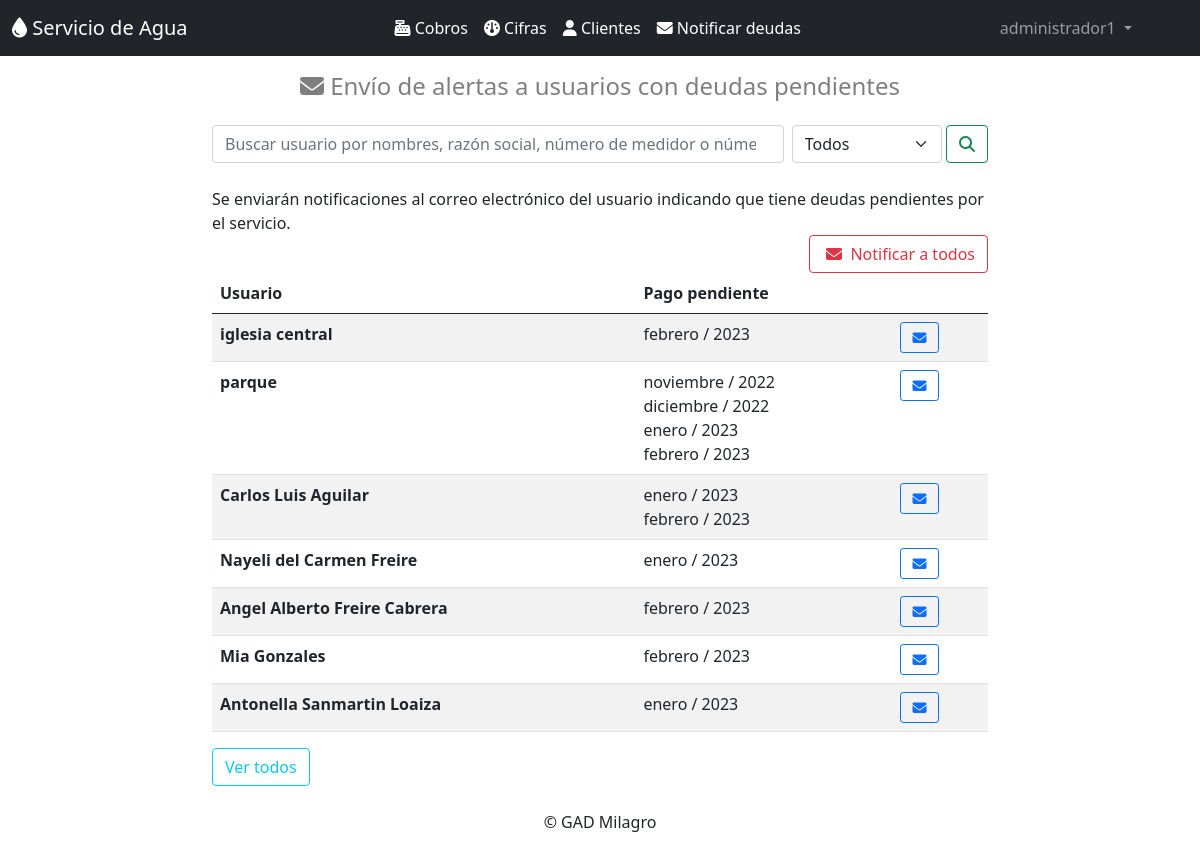
Page /notificaciones/ (signed in) on the committed database.
### clientes/models.py (models this page shows, shortened)
class Cliente(models.Model):
    nombres=models.CharField(max_length=50)
    apellidos=models.CharField(max_length=30,null=True, blank=True)
    detalle=models.CharField(max_length=30,null=True, blank=True)
    medidor=models.CharField(max_length=10, unique=True)
    cedula=models.CharField(max_length=15)
    email=models.EmailField()
    direccion=models.CharField(max_length=50,null=True, blank=True)
    celular=models.CharField(max_length=10,null=True, blank=True)
    deuda=models.CharField(max_length=1, choices=deuda, default='n',null=True, blank=True)
    ultima_cifra=models.CharField(max_length=30,default='null',null=True, blank=True)
    class Meta:
        db_table = 'cliente'
        verbose_name = 'Cliente'
        verbose_name_plural = 'clientes'
        ordering = ['apellidos']

### cifras/models.py (models this page shows, shortened)
class Cifras(models.Model):
    id_usuario=models.ForeignKey(Cliente, null=True, on_delete=models.CASCADE)
    mes=models.CharField(max_length=10)
    anio=models.CharField(max_length=4)
    cifra=models.IntegerField()
    id_valores=models.CharField(max_length=10)
    estado=models.CharField(max_length=1, choices=pagado, default='n')
    class Meta:
        db_table = 'cifra'
        verbose_name = 'Cifra'
        verbose_name_plural = 'cifras'
        ordering = ['id']

### notificaciones/views.py (the view)
# urls.py: path('notificaciones/',notificaciones),
def notificaciones(request,):
    busqueda = request.GET.get("buscar")
    filtro = request.GET.get("filtro")
    date = datetime.date.today()
    año = date.strftime("%Y")
    mes = date.strftime("%B")
    fecha = mes+año
    try:
        notificacion = Notificaciones.objects.all()
        clientes = Cliente.objects.filter(
                Q(deuda__icontains = 's')
            ).distinct()
    except:
        raise Http404
    try:
        if (str(filtro)=='1' or str(filtro)=='2') and busqueda:
            if str(filtro) == '1':
                clientes = Cliente.objects.filter(deuda = 's').filter(detalle = fecha).filter(
                    Q(nombres__icontains = busqueda) |
                    Q(apellidos__icontains = busqueda)|
                    Q(medidor__icontains = busqueda) |
                    Q(cedula__icontains = busqueda)
                ).distinct()
                messages.success(request, "Los resultados para la busqueda '"+busqueda+"' y el filtro 'Notificados' son:")
            if str(filtro) == '2':
                clientes = Cliente.objects.filter(deuda = 's').exclude(detalle__icontains = fecha).filter(
                        Q(nombres__icontains = busqueda) |
                        Q(apellidos__icontains = busqueda)|
                        Q(medidor__icontains = busqueda) |
                        Q(cedula__icontains = busqueda)
                    ).distinct()
                messages.success(request, "Los resultados para la busqueda '"+busqueda+"' y el filtro 'Sin notificar' son:")
        else:
            if filtro:
                if str(filtro) == '1':
                    clientes = Cliente.objects.filter(deuda = 's').filter(detalle = fecha).distinct()
                    messages.success(request, "Los usuarios que se han notificado son:")
                if str(filtro) == '2':
                    clientes = Cliente.objects.filter(deuda = 's').exclude(detalle__icontains = fecha).distinct()
                    messages.success(request, "Los usuarios por notificar son:")
            if busqueda:
                messages.success(request, " Los resultados encontrados para la busqueda '"+busqueda+"' son:")
                clientes = Cliente.objects.filter(deuda = 's').filter(
                    Q(nombres__icontains = busqueda) |
                    Q(apellidos__icontains = busqueda)|
                    Q(medidor__icontains = busqueda) |
                    Q(cedula__icontains = busqueda)
                ).distinct()
    except Cliente.DoesNotExist:
        raise Http404
    try:
        cifras = Cifras.objects.filter(
                Q(estado__icontains = 'n')
            ).distinct()
        notificart = ''
    except Cifras.DoesNotExist:
        raise Http404
    for c in clientes:#para desabilitar el boton enviar
        if c.detalle != fecha:
            notificart = notificart+str(c.detalle)
    return render(request, "notificaciones.html", {"clientes":clientes,"cifras":cifras, "fecha":fecha,"notificacion":notificacion,"notificart":notificart})

### templates/notificaciones.html (shortened to what this page needs)
{% extends "home.html" %}
{% block content %}
{% load i18n %}
    <div class="container mb-1 " style="max-width: 800px;">
        <h4 class="text-black-50 text-center py-3"><i class="fa-solid fa-envelope"></i> Envío de alertas a usuarios con deudas pendientes </h4>
    </div>
    <div class="container " style="max-width: 800px;">
        <form class="d-flex" method="GET">
            <input class="form-control me-2" type="search" placeholder="Buscar usuario por nombres, razón social, número de medidor o número de cédula" aria-label="Search" name="buscar" value="">
            <select name="filtro" style="max-width: 150px;" class="form-select" aria-label="Default select example">
                <option selected>Todos</option>
            </select>&nbsp;
            <button class="btn btn-outline-success" type="submit"><i class="fa-solid fa-magnifying-glass"></i></button>
        </form>
    </div>
    <div class="container py-4" style="max-width: 800px;">
        <div style="float:left">Se enviarán notificaciones al correo electrónico del usuario indicando que tiene deudas pendientes por el servicio.</div>
        {% if notificart == "" %}
            <div style="float:right"><button type="button" class="btn btn-outline-success" disabled>&nbsp;<i class="fa-solid fa-envelope-circle-check"></i>&nbsp; Notificaciones Enviadas</button></div>
        {% else %}
            <div style="float:right"><a class="btn btn-outline-danger" href="/notificartodos/">&nbsp;<i class="fa-solid fa-envelope"></i>&nbsp; Notificar a todos</a></div> <br>
        {% endif %}
        <table class="table table-responsive table-striped">
            <thead>
                <tr>
                    <th>Usuario</th>
                    <th>Pago pendiente</th>
                    <th></th>
                </tr>
            </thead>
            <tbody>
                {% for cliente in clientes %}
                <tr>
                  <th scope="row">{{ cliente.nombres }}{% if cliente.apellidos == None %}  {% else %} {{ cliente.apellidos }} {% endif %}</th>
                    <td>
                        {% for c in cifras %}
                            {% if cliente == c.id_usuario %}
                                {% filter slugify %}{% trans c.mes %}{% endfilter %} / {{ c.anio }}<br>
                            {% endif %}
                        {% endfor %}
                    </td>
                    <td>
                        {% if cliente.detalle == fecha %}
                            <button type="button" class="btn-sm btn-outline-success" disabled><i class="fa-solid fa-envelope-circle-check"></i></button>
                        {% else %}
                            <a class="btn btn-sm btn-outline-primary" href="/notificarusuario/{{cliente.id}}">&nbsp;<i class="fa-solid fa-envelope"></i>&nbsp;</a>
                        {% endif %}
                    </td>
                </tr>
                {% endfor %}
                </tbody>
        </table>
        <a class="btn btn-outline-info" href="/notificaciones">Ver todos</a> &nbsp;&nbsp;
    </div>
{% endblock %}

### templates/home.html (shortened to what this page needs)
<!doctype html>
<html lang="es">
    <head>
        <link href="https://cdn.jsdelivr.net/npm/bootstrap@5.0.2/dist/css/bootstrap.min.css" rel="stylesheet">
        <link href="https://cdnjs.cloudflare.com/ajax/libs/font-awesome/6.2.1/css/all.min.css" rel="stylesheet">
        {% load static %}
    </head>
    <body >
        {% if user.is_authenticated %}
            <nav class="navbar navbar-expand-lg navbar-dark bg-dark " >
                <div class="container-fluid">
                        <a class="navbar-brand" href="/">
                            <i class="fa-sharp fa-solid fa-droplet"></i> Servicio de Agua</a>
                    <div class="collapse navbar-collapse" id="navbarSupportedContent">
                        <ul class="navbar-nav ms-auto mb-2 mb-lg-0">
                            <li class="nav-item">
                                <a class="nav-item nav-link active" href="/cobros"><i class="fa-solid fa-cash-register"></i> Cobros</a>
                            </li>
                            <li class="nav-item ">
                                <a class="nav-item nav-link active" href="/cifras"><i class="fa-solid fa-gauge"></i> Cifras</a>
                            </li>
                            <li class="nav-item">
                                <a class="nav-item nav-link active" href="/clientes"><i class="fa-solid fa-user"></i> Clientes</a>
                            </li>
                            <li class="nav-item dropdown">
                                <a class="nav-item nav-link active" href="/notificaciones"><i class="fa-solid fa-envelope"></i> Notificar deudas</a>
                            </li>
                        </ul>
                        <ul class="navbar-nav ms-auto   mb-2 mb-lg-0">
                            <li class="nav-item dropdown">
                                <a class="nav-link dropdown-toggle" href="#" id="navbarDarkDropdownMenuLink" role="button" data-bs-toggle="dropdown" aria-expanded="false">
                                    {{ user }}
                                </a>
                            </li>
                        </ul>
                    </div>
                </div>
            </nav>
            {% block content %}{% endblock %}
        {% else %}
                            {% load static %}
        {% endif %}
        <p class="text-center">© GAD Milagro</p>
  </body>
</html>

### rows in the picture
Cliente: nombres "iglesia central"
Cifras: mes "febrero", anio "2023"
Cliente: nombres "parque"
Cifras: mes "noviembre", anio "2022"
Cifras: mes "diciembre", anio "2022"
Cifras: mes "enero", anio "2023"
Cifras: mes "febrero", anio "2023"
Cliente: nombres "Carlos Luis", apellidos "Aguilar"
Cifras: mes "enero", anio "2023"
Cifras: mes "febrero", anio "2023"
Cliente: nombres "Nayeli del Carmen", apellidos "Freire"
Cifras: mes "enero", anio "2023"
Cliente: nombres "Angel Alberto", apellidos "Freire Cabrera"
Cifras: mes "febrero", anio "2023"
Cliente: nombres "Mia", apellidos "Gonzales"
Cifras: mes "febrero", anio "2023"
Cliente: nombres "Antonella", apellidos "Sanmartin Loaiza"
Cifras: mes "enero", anio "2023"

### other values in the picture
{{ user }} "administrador1"
